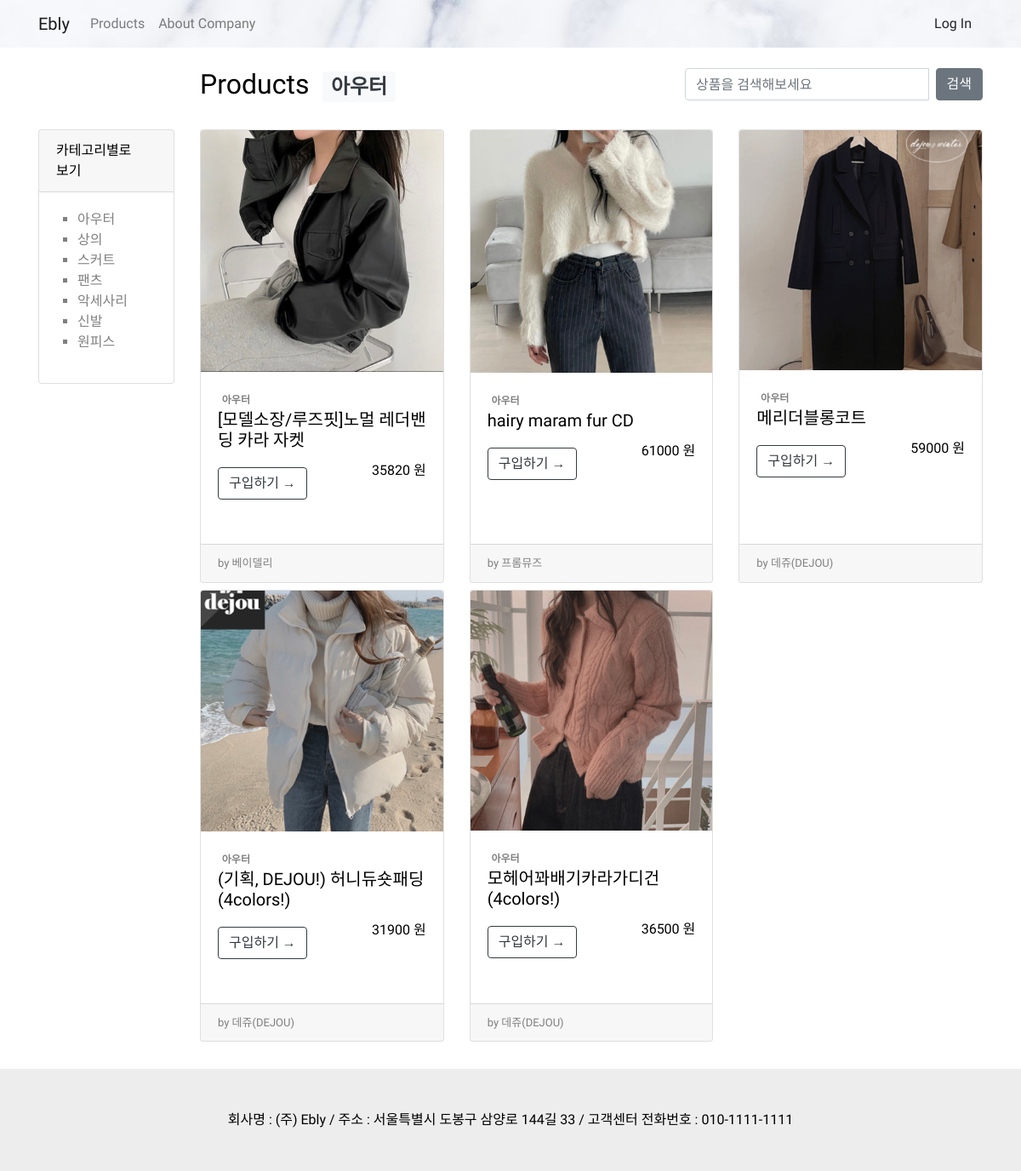
The page /shop/category/아우터 on the database as committed earlier.
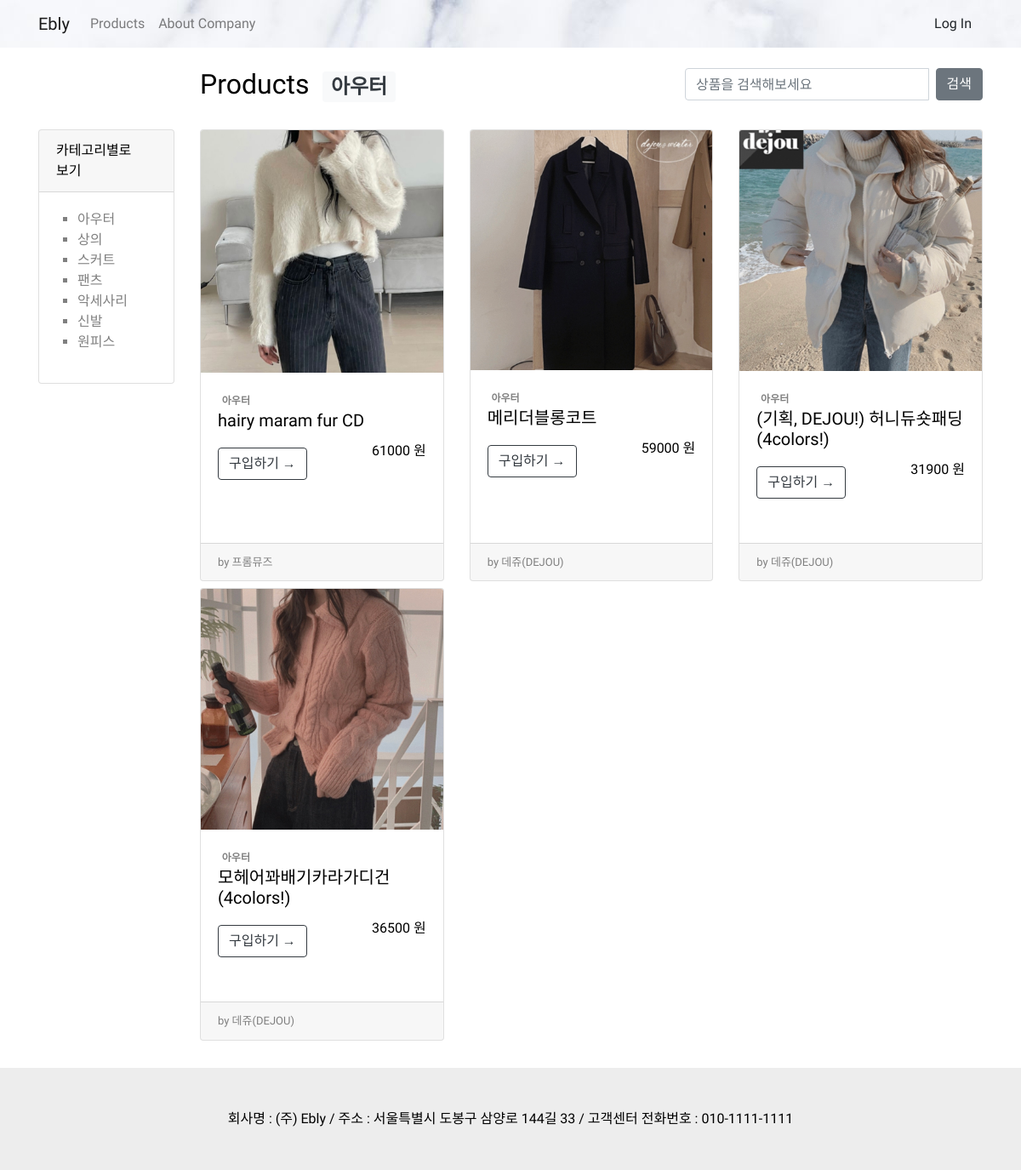
The same page on the database as committed later.
### shop/models.py (models this page shows, shortened)
class Category(models.Model):
    name = models.CharField(max_length=20, unique=True)
    slug = models.SlugField(max_length=200, unique=True, allow_unicode=True)
    def __str__(self):
        return f'{self.name}'
    def get_absolute_url(self):
        return f'/shop/category/{self.slug}'

class Good(models.Model):
    name = models.TextField()
    about = models.TextField()
    price = models.IntegerField()
    inventory = models.IntegerField(blank=False)
    image = models.ImageField(upload_to='shop/images/', blank=False)
    from_url = models.URLField()
    company = models.ForeignKey(Company, null=True, blank=True, on_delete=models.CASCADE)
    size = models.ManyToManyField(Size)
    color = models.ManyToManyField(Color)
    category = models.ForeignKey(Category, null=True, blank=True, on_delete=models.SET_NULL)
    tag = models.ManyToManyField(Tag)
    user_com = models.ForeignKey(User, null=True, on_delete=models.SET_NULL)
    def __str__(self):
        return f'{self.name}'
    def get_absolute_url(self):
        return f'/shop/{self.pk}/'

class Company(models.Model):
    com_name = models.CharField(max_length=30)
    address = models.TextField()
    contact = models.CharField(max_length=100)
    com_url = models.URLField()
    bank_account = models.CharField(max_length=50)
    def __str__(self):
        return f'{self.com_name}'

### shop/views.py (the view)
# urls.py: path('category/<str:slug>', views.category_page),
def category_page(request, slug):
    if slug == 'no_category':
        category = '미분류'
        good_list = Good.objects.filter(category=None)
    else:
        category = Category.objects.get(slug=slug)
        good_list = Good.objects.filter(category=category)
    return render(request, 'shop/good_list.html',
                  {
                      'good_list' : good_list,
                      'categories' : Category.objects.all(),
                      'no_category_post_count' : Good.objects.filter(category=None).count(),
                      'category': category,
                      'companies': Company.objects.all(),
                  })

### shop/templates/shop/good_list.html (shortened to what this page needs)
{% extends 'shop/base.html' %}
{% block 'main_area' %}
{% include 'shop/navbar.html' %}
    <div class="container">
        <div class="row">
            <div class="col-md-2 col-lg-2"></div>
            <div class="col-md-6 col-lg-6">
                {% if search_info %}
                <h5 class="mt-4">{{search_info}}</h5>
                {% elif company %}
                <h2 class="mt-4">{{company}} {% if category %}<span class="badge bg-light text-dark ml-2">{{category}}{% endif %}</span></h2>
                {% else %}
                <h2 class="mt-4">Products {% if category %}<span class="badge bg-light text-dark ml-2">{{category}}{% endif %}</span></h2>
                {% endif %}
            </div>
            <div class="col-md-4 col-lg-4">
                <div class="input-group mt-4">
                  <input class="form-control" type="text" id="search-input" placeholder="상품을 검색해보세요" aria-label="Enter search term..." aria-describedby="button-search" />
                  <button class="btn btn-secondary ml-2" id="button-search" type="button" onclick="searchGood()">검색</button>
              </div>
            </div>
        </div>
        <div class="row">
            <div class="col-md-3 col-lg-2">
                {% if not company %}
                <div class="card mt-4">
                    <div class="card-header">
                        카테고리별로</br>보기
                    </div>
                    <div class="card-body">
                        <div class="row">
                            <ul style="list-style-type:square">
                            {% for c in categories %}
                                <li style="color:gray"><a href="{{c.get_absolute_url}}" style="color:gray">{{ c }}</a></li>
                            {% endfor %}
                            </ul>
                        </div>
                    </div>
                </div>
                {% endif %}
            </div>
            <div class="col-md-9 col-lg-10">
                <div class="row">
                    {% if good_list.exists %}
                        {% for good in good_list %}
                        <div class="col-sm-4 mt-2">
                            <div class="card mb-3 mt-3 h-100">
                                <div>
                                    <img class="card-img-top" src="{{ good.image.url }}" alt="{{ good }}" />
                                </div>
                            <div class="card-body">
                                <span class="badge bg-outline-dark float-rigth" style="color:gray">{{good.category}}</span>
                                <h5 class="card-title">{{ good.name }}</h5>
                                <div class="card-text float-right">{{good.price}} 원</div>
                                <a class="btn btn-outline-dark mt-2" href="{{ good.get_absolute_url }}">구입하기 →</a>
                            </div>
                                <div class="card-footer float-right" style="color:gray; font-size:small">
                                    by {{good.company}}
                                </div>
                        </div>
                        </div>
                        {% endfor %}
                    {% else %}
                    <div class=" ml-5 mt-5 text-center">
                        아직 상품이 없습니다.
                    </div>
                    {% endif %}
                </div>
            </div>
        </div>
        </div>
    <div class="mt-5">
        {% include 'shop/footer.html' %}
    </div>
{% endblock %}

### shop/templates/shop/base.html (shortened to what this page needs)
<!DOCTYPE html>
{% load static %}
<html lang="ko">
<head>
    <link href="{% static 'shop/css/font.css' %}" rel="stylesheet" type="text/css" media="screen">
    <link href="{% static 'shop/bootstrap/bootstrap.min.css' %}" rel="stylesheet" type="text/css" media="screen">
    <link href="{% static 'shop/css/footer.css' %}" rel="stylesheet" type="text/css" media="screen">
</head>
<body class="web-font">
    {% block 'main_area' %}
    {% endblock %}
</body>
</html>

### shop/templates/shop/navbar.html (shortened to what this page needs)
{% load socialaccount %}
<nav class="navbar navbar-expand-lg navbar-light web-font" style="background-image: URL(/static/home/images/8f12c522b317357e028e336ac76e825b.jpg);">
    <div class="container">
        <a class="navbar-brand" href="/">Ebly</a>
        <div class="collapse navbar-collapse" id="navbarNavDropdown">
        <ul class="navbar-nav">
            <li class="nav-item">
              <a class="nav-link" href="/shop/">Products</a>
            </li>
            <li class="nav-item">
              <a class="nav-link" href="/about_company/">About Company</a>
            </li>
        </ul>
        <ul class="navbar-nav ml-auto">
            {% if user.is_authenticated %}
            <li class="nav-item">
                <a class="nav-link" href="/shop/mypage/">{{user.username}} 님</a>
            </li>
            {% if user.is_authenticated %}
            {% if user.is_staff or user.is_superuser %}
            <li class="nav-item">
                <a class="nav-link" href="/shop/create_good/">상품 등록하기</a>
            </li>
            {% endif %}
            {% endif %}
            <li class="nav-item">
              <a class="nav-link" href="/accounts/logout/">Log out</a>
            </li>
            {% else %}
            <li class="nav-item">
                <button type="button" class="btn btn-default" data-toggle="modal" data-target="#loginModal">
                  &nbsp;&nbsp;Log In
                </button>
            </li>
            {% endif %}
        </ul>
        </div>
        </div>
  </nav>

### shop/templates/shop/footer.html
  <footer class="py-5 expand-lg mt-3" style="background-color: #EDEDED;">
    <div class="container">
        <p class="m-0 text-center text-gray">
        회사명 : (주) Ebly /
        주소 : 서울특별시 도봉구 삼양로 144길 33 /
        고객센터 전화번호 : 010-1111-1111
    </p>
    </div>
</footer>

Rows that differ between the two databases and show on the page:
removed Good: image (picture), category "아우터", name "[모델소장/루즈핏]노멀 레더밴딩 카라 자켓", price "35820", company "베이델리"
